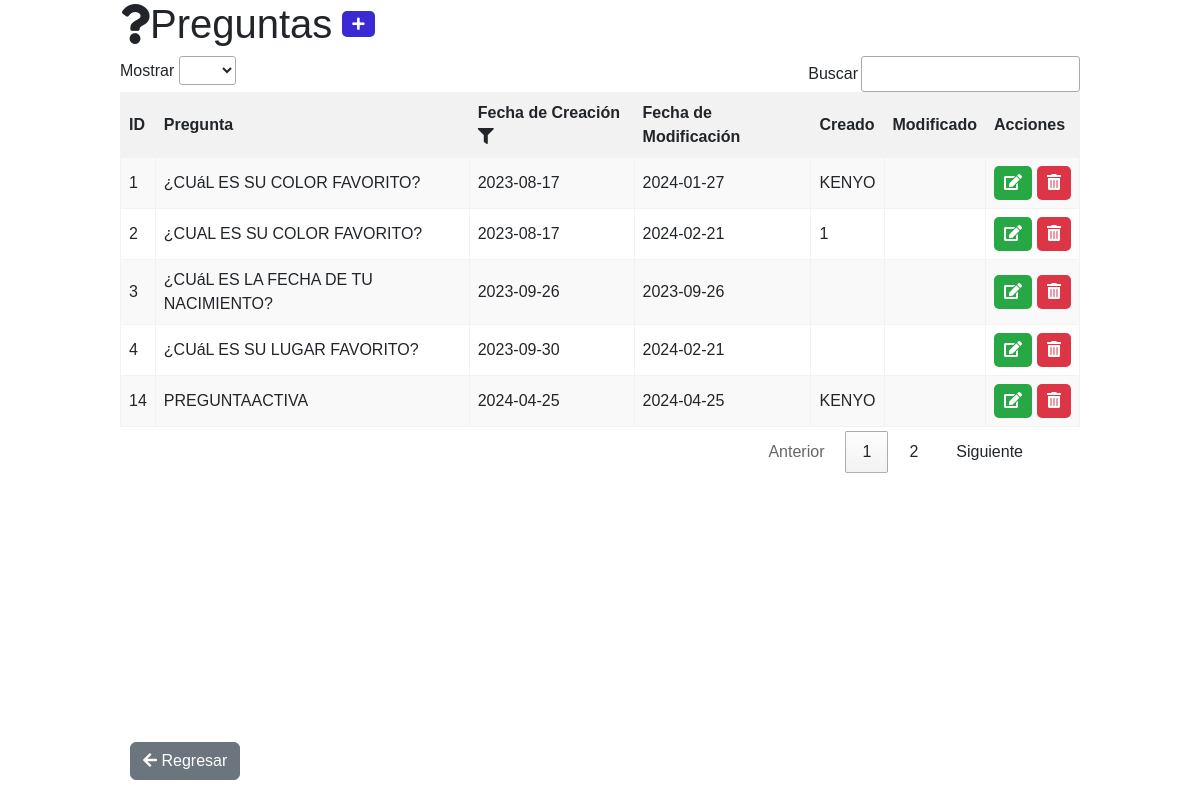
The page /preguntas/preguntas.php on the database its author committed.
### tables this page shows
CREATE TABLE `tbl_preguntas` (
  `ID_PREGUNTA` int(11) NOT NULL AUTO_INCREMENT,
  `PREGUNTA` varchar(255) DEFAULT NULL,
  `FECHA_CREACION` timestamp NOT NULL DEFAULT current_timestamp(),
  `FECHA_MODIFICACION` timestamp NOT NULL DEFAULT current_timestamp() ON UPDATE current_timestamp(),
  `CREADO_POR` varchar(255) DEFAULT NULL,
  `MODIFICADO_POR` varchar(255) DEFAULT NULL,
  PRIMARY KEY (`ID_PREGUNTA`)
);

### preguntas/preguntas.php (the view, shortened to what this page needs)
<!DOCTYPE html>
<html lang="es">
<head>
    <link href="https://cdn.jsdelivr.net/npm/bootstrap@5.3.0/dist/css/bootstrap.min.css" rel="stylesheet">
    <link rel="stylesheet" href="https://cdnjs.cloudflare.com/ajax/libs/font-awesome/5.15.3/css/all.min.css">
    <link rel="stylesheet" type="text/css" href="https://cdn.datatables.net/1.11.5/css/jquery.dataTables.css">
</head>
<body>
    <div class="content">
        <?php
        include '../categorias/db_connect.php';
        if (isset($_GET['busqueda'])) {
            $busqueda = $_GET['busqueda'];
            $stmt = $conn->prepare("SELECT * FROM tbl_preguntas WHERE ID_PREGUNTA = :busqueda OR PREGUNTA LIKE :busqueda
            ");
            $stmt->bindValue(':busqueda', $busqueda);
            $stmt->execute();
            $preguntas = $stmt->fetchAll(PDO::FETCH_ASSOC);
        } else {
            $stmt = $conn->query("SELECT * FROM tbl_preguntas");
            $preguntas = $stmt->fetchAll(PDO::FETCH_ASSOC);
        }
        ?>
<h1 style="display: flex; align-items: center;">
    <span class="fas fa-question"></span> Preguntas
    <a href="crear.php" class="print-button" style="margin-left: 10px; padding: 5px 10px; border-radius: 5px; background-color: #3b2ad3; color: #fff; font-size: 14px;"><i class="fas fa-plus"></i> </a>
</h1>
        <table id="preguntasTable" class="display">
            <thead>
                <tr>
                    <th>ID</th>
                    <th>Pregunta</th>
                    <th>
                        Fecha de Creación
                        <span class="filter-icon" id="filterIcon"><i class="fas fa-filter"></i></span>
                    </th>
                    <th>Fecha de Modificación</th>
                    <th>Creado</th>
                    <th>Modificado</th>
                    <th>Acciones</th>
                </tr>
            </thead>
            <tbody>
                <?php foreach ($preguntas as $pregunta) { ?>
                    <tr>
                        <td><?php echo $pregunta['ID_PREGUNTA']; ?></td>
                        <td><?php echo strtoupper($pregunta['PREGUNTA']); ?></td>
                        <td class="fecha-creacion" data-fecha="<?php echo date("Y-m-d", strtotime($pregunta['FECHA_CREACION'])); ?>">
                            <?php echo date("Y-m-d", strtotime($pregunta['FECHA_CREACION'])); ?>
                        </td>
                        <td><?php echo date("Y-m-d", strtotime($pregunta['FECHA_MODIFICACION'])); ?></td>
                        <td><?php echo strtoupper($pregunta['CREADO_POR']); ?></td>
                        <td><?php echo $pregunta['MODIFICADO_POR']; ?></td>
                        <td>
                            <div class="action-buttons">
                                <a href="editar.php?id=<?php echo $pregunta['ID_PREGUNTA']; ?>" class="edit-link"><i class="fas fa-edit"></i> </a>
                                <form action="eliminar.php" method="post" style="display: inline;">
                                    <button type="submit" name="eliminar" class="delete-link"><i class="fas fa-trash-alt"></i> </button>
                                </form>
                            </div>
                        </td>
                    </tr>
                <?php } ?>
            </tbody>
        </table>
   <div style="position: absolute; bottom: 20px; left: 10px;">
        <a href="../setting/ajustes.php" class="btn btn-secondary"><i class="fas fa-arrow-left"></i> Regresar</a>
    </div>
</div>

### preguntas/preguntas.php (style rules this page uses)
body { font-family: Arial, sans-serif; }
.content { margin-left: 10%; transition: margin-left 0.5s; padding: 0px; width: 80%; position: absolute; top: 0; right: 0; bottom: 0; left: 0; }
.action-buttons { display: flex; gap: 5px; }
.edit-link, .delete-link { padding: 5px 10px; text-decoration: none; border: none; border-radius: 5px; }
.edit-link { background-color: #28a745; color: #fff; }
.delete-link { background-color: #dc3545; color: #fff; }
.delete-link { cursor: pointer; }
#preguntasTable { border-collapse: collapse; width: 100%; }
#preguntasTable th, #preguntasTable td { border: 1px solid #f2f2f2; padding: 8px; text-align: left; background-color: white; }
#preguntasTable th { background-color: #f2f2f2; }
#preguntasTable tr:nth-child(even) { background-color: #f2f2f2; }

### rows shown on the page
tbl_preguntas: ID_PREGUNTA "1", PREGUNTA "¿CUáL ES SU COLOR FAVORITO?", FECHA_CREACION "2023-08-17", FECHA_MODIFICACION "2024-01-27", CREADO_POR "KENYO"
tbl_preguntas: ID_PREGUNTA "2", PREGUNTA "¿CUAL ES SU COLOR FAVORITO?", FECHA_CREACION "2023-08-17", FECHA_MODIFICACION "2024-02-21", CREADO_POR "1"
tbl_preguntas: ID_PREGUNTA "3", PREGUNTA "¿CUáL ES LA FECHA DE TU NACIMIENTO?", FECHA_CREACION "2023-09-26", FECHA_MODIFICACION "2023-09-26"
tbl_preguntas: ID_PREGUNTA "4", PREGUNTA "¿CUáL ES SU LUGAR FAVORITO?", FECHA_CREACION "2023-09-30", FECHA_MODIFICACION "2024-02-21"
tbl_preguntas: ID_PREGUNTA "14", PREGUNTA "PREGUNTAACTIVA", FECHA_CREACION "2024-04-25", FECHA_MODIFICACION "2024-04-25", CREADO_POR "KENYO"
